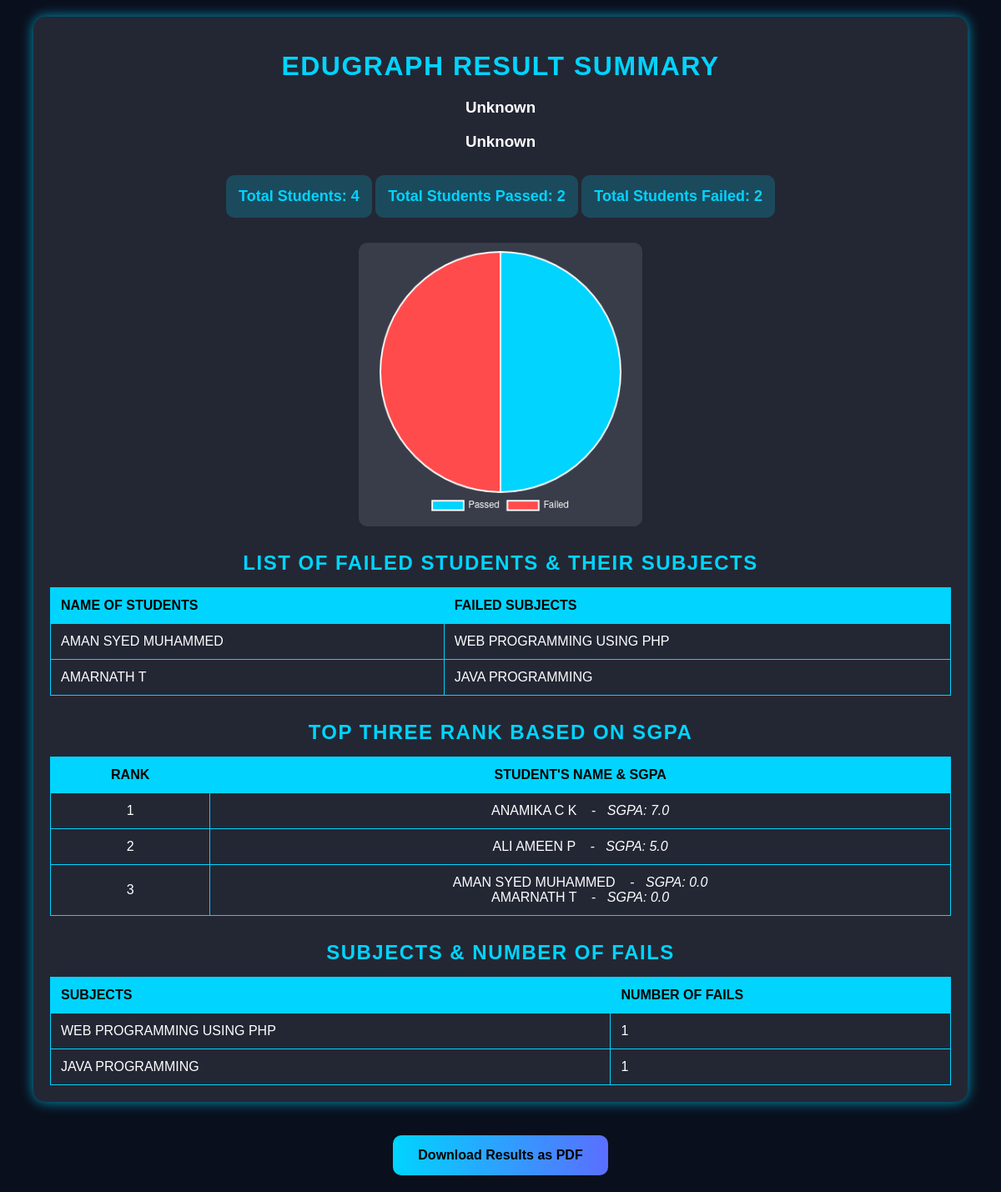
The app's page /results/ with its own data.
### App/models.py (models this page shows, shortened)
class Student(models.Model):
    name = models.CharField(max_length=255)
    sgpa = models.FloatField()
    result = models.CharField(max_length=10)  # 'pass' or 'fail'

class FailedSubject(models.Model):
    student = models.ForeignKey(Student, on_delete=models.CASCADE, related_name='failed_subjects')
    subject_name = models.CharField(max_length=255)

### App/views.py (the view)
# urls.py: path('results/', views.show_results, name='results'),
def show_results(request):
    students = Student.objects.all()
    failed_students = students.filter(result='fail')
    subject_fail_count = defaultdict(int)
    for subject in FailedSubject.objects.values_list('subject_name', flat=True):
        subject_fail_count[subject] += 1
    sorted_students = sorted(students, key=lambda s: s.sgpa, reverse=True)
    top_ranks, rank, prev_sgpa = [], 0, None
    for student in sorted_students:
        if prev_sgpa != student.sgpa:
            rank += 1
            if rank > 3:
                break
            top_ranks.append((rank, [(student.name, student.sgpa)]))
        else:
            top_ranks[-1][1].append((student.name, student.sgpa))
        prev_sgpa = student.sgpa
    return render(request, 'results.html', {
        'total_students': students.count(),
        'total_pass': students.filter(result='pass').count(),
        'total_fail': failed_students.count(),
        'failed_students': failed_students,
        'subject_fail_count': list(subject_fail_count.items()),
        'top_students': top_ranks,
        'current_datetime': datetime.now().strftime('%Y-%m-%d %H:%M:%S'),
        'exam_name': request.session.get('exam_name', 'Unknown'),
        'programme_name': request.session.get('programme_name', 'Unknown')
    })

### App/templates/results.html (shortened to what this page needs)
{% load static %}
<!DOCTYPE html>
<html lang="en">
<head>
</head>
<body>
    <div class="container">
        <h1>EduGraph Result Summary</h1>
        <h3>{{ programme_name }}</h3>
        <h3>{{ exam_name }}</h3>
        <p class="highlight">Total Students: {{ total_students }}</p>
        <p class="highlight">Total Students Passed: {{ total_pass }}</p>
        <p class="highlight">Total Students Failed: {{ total_fail }}</p>
        <canvas id="passFailChart"></canvas>
        <h2>List of Failed Students & Their Subjects</h2>
        <table>
            <tr>
                <th>Name of Students</th>
                <th>Failed Subjects</th>
            </tr>
            {% for student in failed_students %}
            <tr>
                <td>{{ student.name }}</td>
                <td>
                    {% for subject in student.failed_subjects.all %}
                        {{ subject.subject_name }}<br>
                    {% endfor %}
                </td>
            </tr>
            {% empty %}
            <tr>
                <td colspan="2">No students failed</td>
            </tr>
            {% endfor %}
        </table>
        <h2>Top Three Rank based on SGPA</h2>
        <table class="center-table">
            <tr>
                <th>Rank</th>
                <th>Student's Name & SGPA</th>
            </tr>
            {% for rank, students in top_students %}
            <tr>
                <td>{{ rank }}</td>
                <td>
                    {% for student in students %}
                        {{ student.0 }} &nbsp;&nbsp; - &nbsp; <i>SGPA: {{ student.1 }} </i><br>
                    {% endfor %}
                </td>
            </tr>
            {% empty %}
            <tr>
                <td colspan="2">No top rankers available</td>
            </tr>
            {% endfor %}
        </table>
        <h2>Subjects & Number of fails</h2>
        <table>
            <tr>
                <th>Subjects</th>
                <th>Number of Fails</th>
            </tr>
            {% for subject, count in subject_fail_count %}
            <tr>
                <td>{{ subject }}</td>
                <td>{{ count }}</td>
            </tr>
            {% empty %}
            <tr>
                <td colspan="2">No subjects with failed students</td>
            </tr>
            {% endfor %}
        </table>
    </div>
    <script>
        const ctx = document.getElementById('passFailChart').getContext('2d');
        const totalStudents = {{ total_students }};
        const totalPass = {{ total_pass }};
        const totalFail = {{ total_fail }};
        new Chart(ctx, {
            type: 'pie',
            data: {
                labels: ['Passed', 'Failed'],
                datasets: [{
                    data: [totalPass, totalFail],
                    backgroundColor: ['#00d4ff', '#ff4b4b'], // Blue for pass, Red for fail
                    hoverOffset: 10
                }]
            },
            options: {
                responsive: true,
                plugins: {
                    legend: {
                        position: 'bottom',
                        labels: {
                            color: 'white'
                        }
                    }
                }
            }
        });
    </script>
    <a href="{% url 'download_results' %}" class="download-button">
        Download Results as PDF
    </a>
</body>
</html>

### App/templates/results.html (style rules this page uses)
body { background-color: #0a0f1d; color: white; font-family: 'Poppins', sans-serif; margin: 0; padding: 0; text-align: center; }
.container { width: 90%; max-width: 1200px; margin: 20px auto; background: rgba(255, 255, 255, 0.1); padding: 20px; border-radius: 15px; box-shadow: 0 0 15px rgba(0, 212, 255, 0.7); }
h1, h2 { color: #00d4ff; text-transform: uppercase; letter-spacing: 1.5px; }
h1 { font-size: 32px; margin-bottom: 20px; }
h2 { font-size: 24px; margin-top: 30px; margin-bottom: 15px; }
p { font-size: 18px; font-weight: bold; }
.highlight { background: rgba(0, 212, 255, 0.2); padding: 15px; border-radius: 10px; margin: 10px auto; display: inline-block; font-size: 18px; font-weight: bold; color: #00d4ff; }
table { width: 100%; margin-top: 15px; border-collapse: collapse; }
th, td { border: 1px solid #00d4ff; padding: 12px; text-align: left; }
th { background: #00d4ff; color: black; font-weight: bold; text-transform: uppercase; }
canvas { max-width: 100%; margin: 20px auto; background: rgba(255, 255, 255, 0.1); border-radius: 10px; padding: 10px; }
a.download-button { display: inline-block; padding: 15px 30px; background: linear-gradient(90deg, #00d4ff, #5b6eff); color: black; font-weight: bold; text-decoration: none; border-radius: 10px; margin: 20px auto; transition: all 0.3s ease-in-out; }
.center-table { text-align: center; }
.center-table th, .center-table td { text-align: center; }

### records on screen
Student: name "AMAN SYED MUHAMMED", name "AMAN SYED MUHAMMED", sgpa "0.0"
FailedSubject: subject_name "WEB PROGRAMMING USING PHP"
Student: name "AMARNATH T", name "AMARNATH T", sgpa "0.0"
FailedSubject: subject_name "JAVA PROGRAMMING"
Student: name "ANAMIKA C K", sgpa "7.0"
Student: name "ALI AMEEN P", sgpa "5.0"

### other values on screen
{{ programme_name }} "Unknown"
{{ exam_name }} "Unknown"
{{ total_students }} "4"
{{ total_pass }} "2"
{{ total_fail }} "2"
{{ rank }} "1" "2" "3"
{{ subject }} "WEB PROGRAMMING USING PHP" "JAVA PROGRAMMING"
{{ count }} "1" "1"
chart data {{ total_pass }} 2
chart data {{ total_fail }} 2
